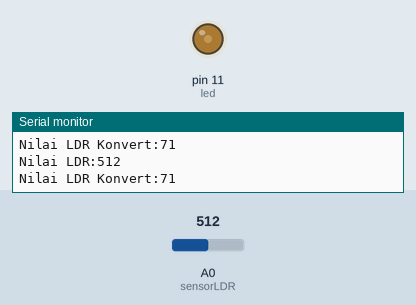
Recording of a sketch running on a simulated Arduino Uno, built with avr-gcc and run on an emulated ATmega328P. Shown: output pins drawn as LEDs (lit = HIGH), the last lines printed to the serial monitor. The inputs (shaded band) are chosen by the test bench; at power-on: A0 (sensorLDR) = 512.

Above: at 1.3 s.
1.4 s: A0 (sensorLDR) set to 716
At 2.5 s:
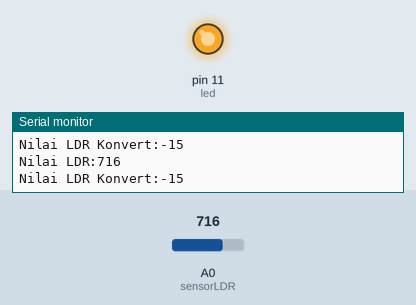
3.0 s: A0 (sensorLDR) set to 900
At 3.7 s:
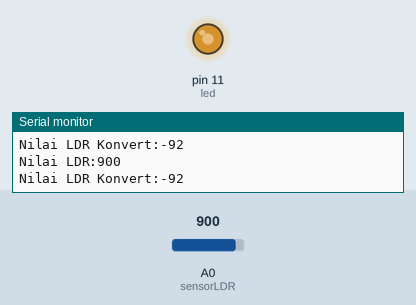
4.5 s: A0 (sensorLDR) set to 0
At 4.9 s:
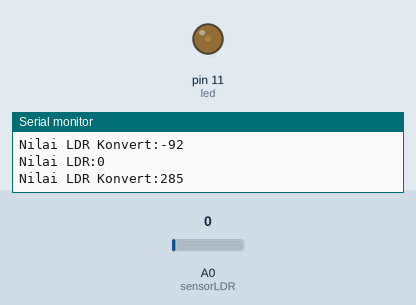
6.0 s: A0 (sensorLDR) set to 511
At 7.4 s:
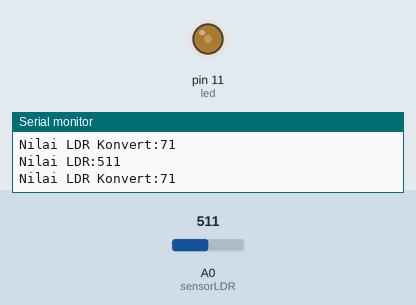
Timing chart, 0 to 8.5 s (numbered marks = the images above; inputs shaded):
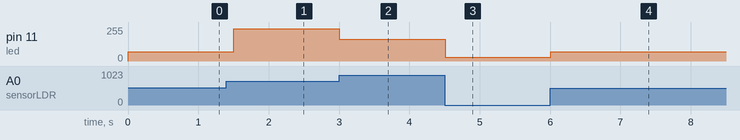

The sketch:

LDR_LED_LOW_ATAU_HIGH.ino
```cpp
//Inisialisasi pembuatan variable
int sensorLDR =A0;
int led =11;

void setup() {
 //Menentukan Fungsionalitas dari PIN pada Microcontroller
 Serial.begin(115200); //baudrate yang digunakan untuk komunikasi microcontroller dengan komputer
 pinMode(sensorLDR,INPUT);
 pinMode(led,OUTPUT);
}

void loop() {
 //Program yang akan dijalankan berulang-ulang
 int bacaLDR=analogRead(sensorLDR); //Membaca Nilai LDR

 //Print ke Serial Monitor
 Serial.print("Nilai LDR:");
 Serial.print(bacaLDR);
 Serial.println();

 //KONVERT NILAI LDR to PWM
 //terendah 72
 //tertingi 680
 int hasilConvert = map(bacaLDR,72,680,255,0);
 analogWrite(led,hasilConvert);
 Serial.print("Nilai LDR Konvert:");
 Serial.print(hasilConvert);
 Serial.println();

 delay(500); //Jeda waktu perulagan seama 500 mili detik
}
```

Measured:
- after the input at 1.4 s, pin 11 (led): 71/255 → 241/255 after 0.10 s
- after the input at 3.0 s, pin 11 (led): 241/255 → 164/255 at once
- after the input at 4.5 s, pin 11 (led): 164/255 → 29/255 at once
- after the input at 6.0 s, pin 11 (led): 29/255 → 71/255 at once
